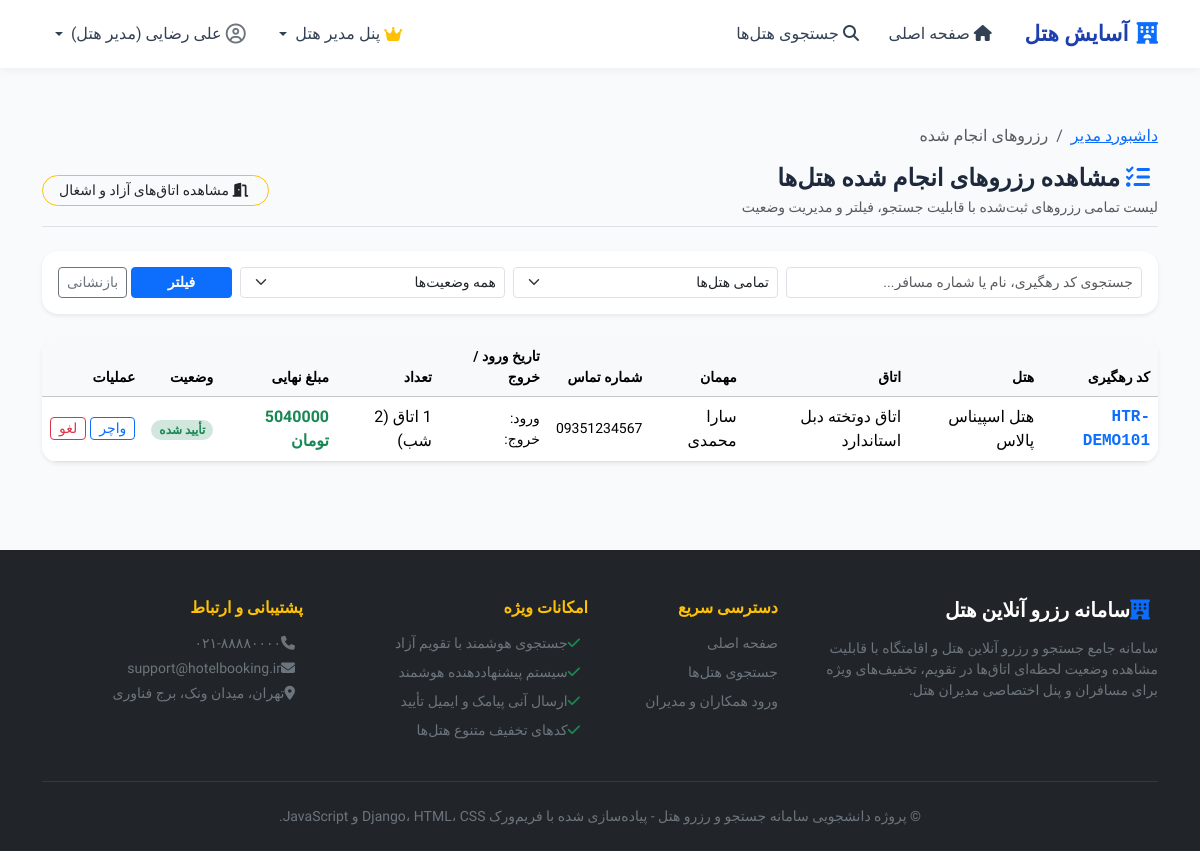
Page /bookings/manager/bookings/ (signed in) on the earlier database version.
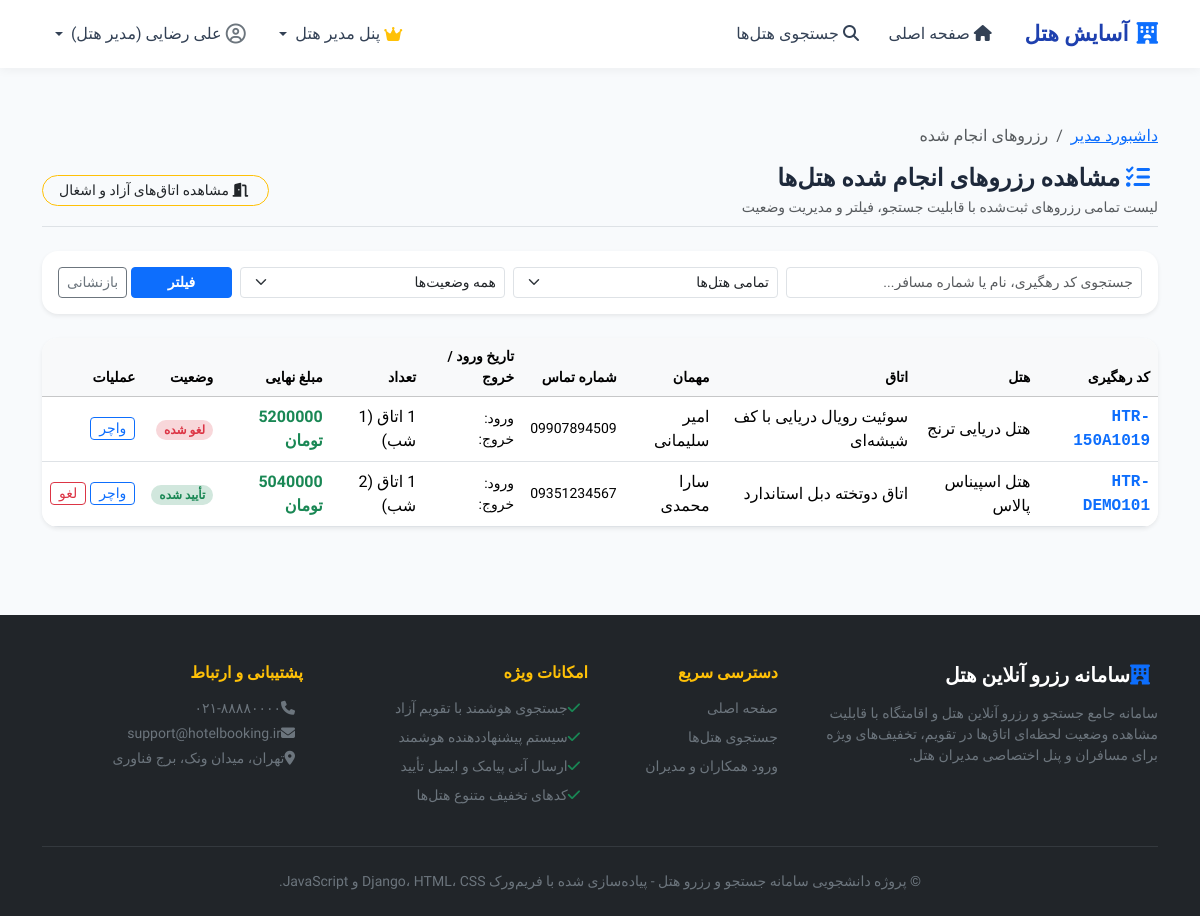
Same page on the later database version.
### bookings/models.py (models this page shows, shortened)
class Booking(models.Model):
    STATUS_CHOICES = (
        ('confirmed', 'تأیید شده'),
        ('cancelled', 'لغو شده'),
        ('completed', 'به پایان رسیده'),
    )
    tracking_code = models.CharField(
        max_length=20,
        unique=True,
        editable=False,
        verbose_name="کد رهگیری رزرو"
    )
    user = models.ForeignKey(
        settings.AUTH_USER_MODEL,
        on_delete=models.CASCADE,
        related_name='bookings',
        verbose_name="کاربر رزرو کننده"
    )
    room_type = models.ForeignKey(
        RoomType,
        on_delete=models.CASCADE,
        related_name='bookings',
        verbose_name="نوع اتاق"
    )
    rooms_count = models.PositiveIntegerField(
        default=1,
        verbose_name="تعداد اتاق درخواستی"
    )
    check_in = models.DateField(verbose_name="تاریخ ورود")
    check_out = models.DateField(verbose_name="تاریخ خروج")
    guest_name = models.CharField(max_length=150, verbose_name="نام و نام خانوادگی مهمان اصلی")
    guest_phone = models.CharField(max_length=20, verbose_name="تلفن همراه مهمان")
    guest_national_id = models.CharField(max_length=20, blank=True, null=True, verbose_name="کد ملی مهمان")
    special_requests = models.TextField(blank=True, null=True, verbose_name="درخواست‌های ویژه")
    nights_count = models.PositiveIntegerField(default=1, verbose_name="تعداد شب‌ها")
    price_per_night = models.DecimalField(max_digits=12, decimal_places=0, verbose_name="قیمت هر شب")
    total_price = models.DecimalField(max_digits=12, decimal_places=0, verbose_name="مبلغ پایه (کل)")
    discount_code = models.ForeignKey(
        DiscountCode,
        on_delete=models.SET_NULL,
        null=True,
        blank=True,
        related_name='bookings',
        verbose_name="کد تخفیف استفاده شده"
    )
    discount_amount = models.DecimalField(
        max_digits=12,
        decimal_places=0,
        default=0,
        verbose_name="مبلغ تخفیف"
    )
    final_price = models.DecimalField(
        max_digits=12,
        decimal_places=0,
        verbose_name="مبلغ نهایی پرداختی"
    )
    status = models.CharField(
        max_length=20,
        choices=STATUS_CHOICES,
        default='confirmed',
        verbose_name="وضعیت رزرو"
    )
    created_at = models.DateTimeField(auto_now_add=True, verbose_name="تاریخ و ساعت ثبت")
    class Meta:
        verbose_name = "رزرو"
        verbose_name_plural = "رزروها"
        ordering = ['-created_at']

### hotels/models.py (models this page shows, shortened)
class RoomType(models.Model):
    hotel = models.ForeignKey(
        Hotel,
        on_delete=models.CASCADE,
        related_name='rooms',
        verbose_name="هتل"
    )
    title = models.CharField(max_length=150, verbose_name="عنوان اتاق")
    capacity = models.PositiveIntegerField(default=2, verbose_name="ظرفیت (نفر)")
    price_per_night = models.DecimalField(
        max_digits=12,
        decimal_places=0,
        verbose_name="قیمت هر شب (تومان)"
    )
    total_rooms = models.PositiveIntegerField(
        default=5,
        verbose_name="تعداد کل این نوع اتاق"
    )
    amenities = models.ManyToManyField(
        Amenity,
        blank=True,
        related_name='rooms',
        verbose_name="امکانات اتاق"
    )
    description = models.TextField(blank=True, verbose_name="توضیحات اتاق")
    image = models.ImageField(upload_to='rooms/', blank=True, null=True, verbose_name="تصویر اتاق")
    created_at = models.DateTimeField(auto_now_add=True, verbose_name="تاریخ ایجاد")
    class Meta:
        verbose_name = "نوع اتاق"
        verbose_name_plural = "انواع اتاق‌ها"
        ordering = ['price_per_night']

class Hotel(models.Model):
    STAR_CHOICES = [(i, f"{i} ستاره") for i in range(1, 6)]
    manager = models.ForeignKey(
        settings.AUTH_USER_MODEL,
        on_delete=models.CASCADE,
        related_name='hotels',
        verbose_name="مدیر هتل"
    )
    name = models.CharField(max_length=200, verbose_name="نام هتل")
    city = models.CharField(max_length=100, verbose_name="شهر")
    address = models.TextField(verbose_name="آدرس دقیق")
    stars = models.PositiveSmallIntegerField(
        choices=STAR_CHOICES,
        default=3,
        verbose_name="تعداد ستاره"
    )
    description = models.TextField(verbose_name="توضیحات و معرفی هتل")
    phone = models.CharField(max_length=30, verbose_name="شماره تماس پذیرش")
    email = models.EmailField(blank=True, null=True, verbose_name="ایمیل هتل")
    image = models.ImageField(upload_to='hotels/', blank=True, null=True, verbose_name="تصویر شاخص هتل")
    latitude = models.FloatField(default=35.6892, verbose_name="عرض جغرافیایی (Latitude)")
    longitude = models.FloatField(default=51.3890, verbose_name="طول جغرافیایی (Longitude)")
    created_at = models.DateTimeField(auto_now_add=True, verbose_name="تاریخ ثبت")
    class Meta:
        verbose_name = "هتل"
        verbose_name_plural = "هتل‌ها"
        ordering = ['-created_at']

### bookings/views.py (the view)
# urls.py: path('manager/bookings/', views.manager_bookings_view, name='manager_bookings'),
@login_required
@user_passes_test(is_manager, login_url='accounts:login')
def manager_bookings_view(request):
    hotels = Hotel.objects.filter(manager=request.user) if not request.user.is_superuser else Hotel.objects.all()
    hotel_ids = hotels.values_list('id', flat=True)
    bookings_qs = Booking.objects.filter(room_type__hotel_id__in=hotel_ids).select_related('room_type', 'room_type__hotel', 'user')
    hotel_filter = request.GET.get('hotel')
    status_filter = request.GET.get('status')
    search_q = request.GET.get('q', '').strip()
    if hotel_filter and hotel_filter.isdigit():
        bookings_qs = bookings_qs.filter(room_type__hotel_id=int(hotel_filter))
    if status_filter:
        bookings_qs = bookings_qs.filter(status=status_filter)
    if search_q:
        bookings_qs = bookings_qs.filter(
            Q(tracking_code__icontains=search_q) |
            Q(guest_name__icontains=search_q) |
            Q(guest_phone__icontains=search_q)
        )
    context = {
        'bookings': bookings_qs,
        'hotels': hotels,
        'selected_hotel': hotel_filter,
        'selected_status': status_filter,
        'search_q': search_q,
    }
    return render(request, 'bookings/manager/booking_list.html', context)

### accounts/models.py (called while the page is built)
    @property
    def is_hotel_manager(self):
        return self.role == 'manager' or self.is_superuser

    @property
    def display_name(self):
        if self.first_name or self.last_name:
            return f"{self.first_name} {self.last_name}".strip()
        return self.username

### bookings/jalali.py (called while the page is built)
def gregorian_to_jalali(dt, format_str='%Y/%m/%d'):
    if not dt:
        return ''
    if isinstance(dt, str):
        parsed = parse_flexible_date(dt)
        if not parsed:
            return dt
        dt = parsed
    if isinstance(dt, datetime.datetime):
        jdate = jdatetime.datetime.fromgregorian(datetime=dt)
        return jdate.strftime(format_str)
    elif isinstance(dt, datetime.date):
        jdate = jdatetime.date.fromgregorian(date=dt)
        return jdate.strftime(format_str)
    return str(dt)

### bookings/templatetags/jalali_tags.py (called while the page is built)
@register.filter(name='to_jalali')
def to_jalali_filter(value):
    if not value:
        return ''
    return gregorian_to_jalali(value)

### bookings/views.py (called while the page is built)
def is_manager(user):
    return user.is_authenticated and (user.is_hotel_manager or user.is_superuser)

### templates/bookings/manager/booking_list.html (shortened to what the changed rows need)
{% extends 'base.html' %}
{% load jalali_tags %}
{% block content %}
<div class="container py-3">
    <div class="card border-0 shadow-sm rounded-4 overflow-hidden">
        <div class="table-responsive">
            <table class="table table-hover align-middle mb-0">
                <thead class="table-light small">
                    <tr>
                        <th>کد رهگیری</th>
                        <th>هتل</th>
                        <th>اتاق</th>
                        <th>مهمان</th>
                        <th>شماره تماس</th>
                        <th>تاریخ ورود / خروج</th>
                        <th>تعداد</th>
                        <th>مبلغ نهایی</th>
                        <th>وضعیت</th>
                        <th>عملیات</th>
                    </tr>
                </thead>
                <tbody>
                    {% for b in bookings %}
                        <tr>
                            <td class="fw-bold font-monospace text-primary">{{ b.tracking_code }}</td>
                            <td>{{ b.room_type.hotel.name }}</td>
                            <td>{{ b.room_type.title }}</td>
                            <td>{{ b.guest_name }}</td>
                            <td class="small">{{ b.guest_phone }}</td>
                            <td class="small">
                                <div>ورود: {{ b.check_in|to_jalali }}</div>
                                <div>خروج: {{ b.check_out|to_jalali }}</div>
                            </td>
                            <td>{{ b.rooms_count }} اتاق ({{ b.nights_count }} شب)</td>
                            <td class="fw-bold text-success">{{ b.final_price|floatformat:0 }} تومان</td>
                            <td>
                                {% if b.status == 'confirmed' %}
                                    <span class="badge bg-success-subtle text-success py-1 px-2 rounded-pill">تأیید شده</span>
                                {% elif b.status == 'cancelled' %}
                                    <span class="badge bg-danger-subtle text-danger py-1 px-2 rounded-pill">لغو شده</span>
                                {% else %}
                                    <span class="badge bg-secondary-subtle text-secondary py-1 px-2 rounded-pill">{{ b.get_status_display }}</span>
                                {% endif %}
                            </td>
                            <td>
                                <div class="d-flex gap-1">
                                    <a href="{% url 'bookings:booking_detail' b.tracking_code %}" class="btn btn-sm btn-outline-primary py-0 px-2" title="مشاهده فاکتور">
                                        واچر
                                    </a>
                                    {% if b.status == 'confirmed' %}
                                        <a href="{% url 'bookings:cancel_booking' b.id %}" class="btn btn-sm btn-outline-danger py-0 px-2" onclick="return confirm('آیا از لغو این رزرو مطمئن هستید؟');" title="لغو رزرو">
                                            لغو
                                        </a>
                                    {% endif %}
                                </div>
                            </td>
                        </tr>
                    {% empty %}
                        <tr>
                            <td colspan="10" class="text-center py-5 text-muted">
                                رزروی با این مشخصات یافت نشد.
                            </td>
                        </tr>
                    {% endfor %}
                </tbody>
            </table>
        </div>
    </div>
</div>
{% endblock %}

Differences in the rows shown:
added Booking: tracking_code "HTR-150A1019", room_type.hotel.name "هتل دریایی ترنج", room_type "سوئیت رویال دریایی با کف شیشه‌ای", guest_name "امیر سلیمانی", guest_phone "09907894509", nights_count "1", final_price "5200000", status "لغو شده"
